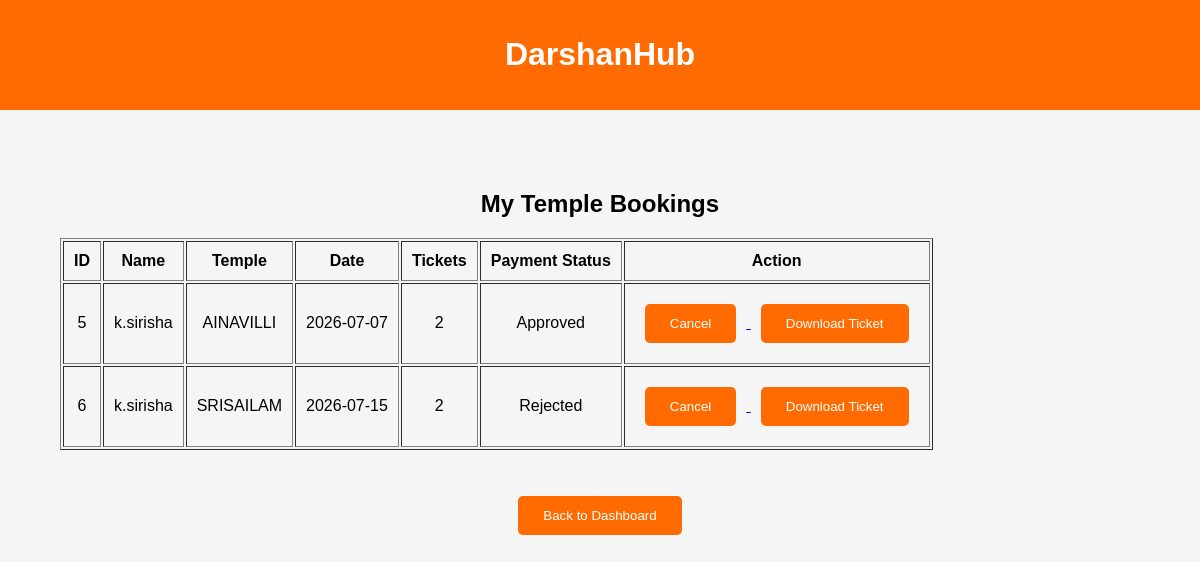
The page /my_bookings on the database its author committed.
### tables this page shows
CREATE TABLE bookings(
    id INTEGER PRIMARY KEY AUTOINCREMENT,
    name TEXT NOT NULL,
    email TEXT NOT NULL,
    mobile TEXT NOT NULL,
    temple TEXT NOT NULL,
    booking_date TEXT NOT NULL,
    tickets INTEGER NOT NULL
, payment_status TEXT DEFAULT 'Pending');

### app.py (the view)
@app.route('/my_bookings')
def my_bookings():
    conn = sqlite3.connect("database.db")
    cursor = conn.cursor()
    cursor.execute("""
        SELECT id, name, temple, booking_date, tickets,payment_status
        FROM bookings
    """)
    bookings = cursor.fetchall()
    conn.close()
    return render_template("my_bookings.html", bookings=bookings)

### templates/my_bookings.html (shortened to what this page needs)
<!DOCTYPE html>
<html>
<head>
    <link rel="stylesheet"
          href="{{ url_for('static', filename='css/style.css') }}">
</head>
<body>
<header>
    <h1>DarshanHub</h1>
</header>
<div class="container">
    <h2>My Temple Bookings</h2>
   <table border="1" cellpadding="10">
<tr>
    <th>ID</th>
    <th>Name</th>
    <th>Temple</th>
    <th>Date</th>
    <th>Tickets</th>
    <th>Payment Status</th>
    <th>Action</th>
</tr>
{% for booking in bookings %}
<tr>
    <td>{{ booking[0] }}</td>
    <td>{{ booking[1] }}</td>
    <td>{{ booking[2] }}</td>
    <td>{{ booking[3] }}</td>
    <td>{{ booking[4] }}</td>
    <td>{{ booking[5] }}</td>
    <td>
        <a href="/cancel_booking/{{ booking[0] }}">
            <button>Cancel</button>
        </a>
        <a href="/download_ticket/{{ booking[0] }}">
            <button>Download Ticket</button>
</a>
    </td>
</tr>
{% endfor %}
</table>
    <br><br>
    <a href="/dashboard">
        <button>Back to Dashboard</button>
    </a>
</div>
</body>
</html>

### static/css/style.css (style rules this page uses)
body { margin:0; font-family:Arial, sans-serif; background:#f5f5f5; }
header { background:#ff6b00; color:white; padding:15px; text-align:center; }
.container { text-align:center; padding:60px; }
button { background:#ff6b00; color:white; border:none; padding:12px 25px; margin:10px; border-radius:5px; cursor:pointer; }

### rows shown on the page
bookings: id "5", name "k.sirisha", temple "AINAVILLI", booking_date "2026-07-07", tickets "2", payment_status "Approved"
bookings: id "6", name "k.sirisha", temple "SRISAILAM", booking_date "2026-07-15", tickets "2", payment_status "Rejected"
